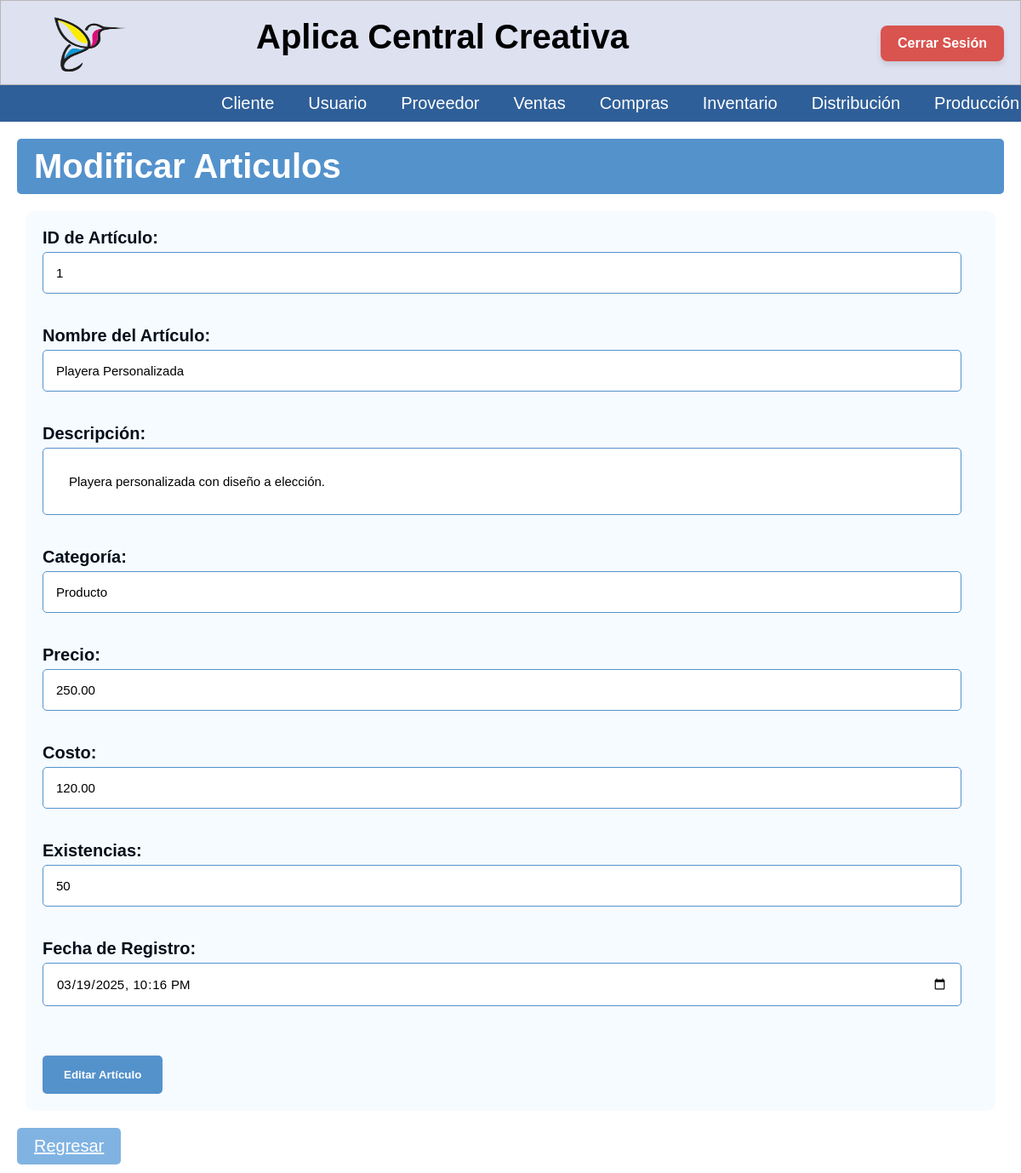
/Inventario/Editar/Modificar_I.php?id_articulo=1 (signed in), run on the app's committed database.
### tables this page shows
create table articulos(
id_articulo INT NOT NULL PRIMARY KEY,
nombre_articulo VARCHAR(70) NOT NULL,
descripcion TEXT NOT NULL,
categoria ENUM('Insumo', 'Producto') NOT NULL,  
precio NUMERIC(16,2),
costo NUMERIC(16,2),
existencias INT NOT NULL DEFAULT 0,
imagen VARCHAR(255),
fecha_registro DATETIME NOT NULL
);

### Inventario/Editar/Modificar_I.php (the view, shortened to what this page needs)
<?php
include('../../BD/ConexionBD.php');
include('../../Nav/header2.php');
?>
    <body>
    <h1 class="titulo">Modificar Articulos</h1>
    <?php
include('../../BD/ConexionBD.php');
$id_articulo = $_GET['id_articulo'];
$sql = "SELECT
        id_articulo,
        nombre_articulo,
        descripcion,
        categoria,
        precio,
        costo,
        existencias,
        fecha_registro
        FROM articulos
        WHERE id_articulo = '$id_articulo'";
$result = mysqli_query($conn, $sql);
if ($result) {
    $articulo = mysqli_fetch_assoc($result);
} else {
    echo "Error al obtener los datos del artículo: " . mysqli_error($conn);
}
?>
<form class="form_edi_usuario" action="Editar_I.php" method="POST">
    <label for="id_articulo">ID de Artículo:</label>
    <input type="text" id="id_articulo" name="id_articulo" value="<?php echo $articulo['id_articulo']; ?>" readonly><br><br>
    <label for="nombre_articulo">Nombre del Artículo:</label>
    <input type="text" id="nombre_articulo" name="nombre_articulo" value="<?php echo $articulo['nombre_articulo']; ?>" maxlength="70" required><br><br>
    <label for="descripcion">Descripción:</label>
    <input type="text" id="descripcion" name="descripcion" value="<?php echo $articulo['descripcion']; ?>" maxlength="50" required><br><br>
    <label for="categoria">Categoría:</label>
    <input type="text" id="categoria" name="categoria" value="<?php echo $articulo['categoria']; ?>" maxlength="50" required><br><br>
    <label for="precio">Precio:</label>
    <input type="text" id="precio" name="precio" value="<?php echo $articulo['precio']; ?>" required><br><br>
    <label for="costo">Costo:</label>
    <input type="text" id="costo" name="costo" value="<?php echo $articulo['costo']; ?>" required><br><br>
    <label for="existencias">Existencias:</label>
    <input type="number" id="existencias" name="existencias" value="<?php echo $articulo['existencias']; ?>" required><br><br>
    <label for="fecha_registro">Fecha de Registro:</label>
    <input type="datetime-local" id="fecha_registro" name="fecha_registro" value="<?php echo date('Y-m-d\TH:i', strtotime($articulo['fecha_registro'])); ?>" required><br><br>
    <input type="submit" value="Editar Artículo">
</form>
<a href="../Inventario.php" class="regresar">Regresar</a>
</html>

### CSS/menu.css (style rules this page uses)
* { padding: 0px; margin: 0px; }

### CSS/cabecera.css (style rules this page uses)
* { font-family: 'Roboto', sans-serif; }
html { font-size: 20px; overflow-y: auto; }

### CSS/tablas_boton.css (style rules this page uses)
.titulo { background-color: #5492cc; color: white; padding: 10px 20px; border: none; border-radius: 5px; cursor: pointer; font-family: 'Poppins', sans-serif; margin-left: 20px; margin-top: 20px; margin-right: 20px; }
a { text-decoration: underline; color: rgb(0, 0, 0); }
.regresar { background-color: #80b3e2; color: white; padding: 10px 20px; border: none; border-radius: 5px; cursor: pointer; font-family: 'Poppins', sans-serif; margin-top: 20px; margin-bottom: 10px; display: inline-block; margin-left: 20px; }

### CSS/formularios.css (style rules this page uses)
.titulo { background-color: #5492cc; color: white; padding: 10px 20px; border: none; border-radius: 5px; cursor: pointer; font-family: 'Poppins', sans-serif; margin-left: 20px; margin-top: 20px; margin-bottom: 20px; margin-right: 20px; }
.form_edi_usuario { max-width: 100%; margin: 20px auto; padding: 20px; background-color: #f6fbff; border-radius: 10px; box-shadow: 0 0 10px rgba(0, 0, 0, 0); font-family: 'Poppins', sans-serif; max-width: 95%; margin-top: 20px; margin-bottom: 20px; margin: 0 auto; padding: 20px; }
.form_edi_usuario input[type="text"], .form_edi_usuario input[type="password"], .form_edi_usuario input[type="number"], .form_edi_usuario input[type="datetime-local"], .form_edi_usuario input[type="option"] .form_edi_usuario select { width: calc(100% - 20px); padding: 15px; margin-bottom: 15px; border: 1px solid #5492cc; border-radius: 5px; box-sizing: border-box; font-family: 'Poppins', sans-serif; font-size: 15px; }
.form_edi_usuario input[type="submit"] { background-color: #5492cc; color: white; padding: 15px 25px; border: none; border-radius: 5px; cursor: pointer; font-family: 'Poppins', sans-serif; margin-top: 20px; font-weight: bold; }
.regresar { background-color: #80b3e2; color: white; padding: 10px 20px; border: none; border-radius: 5px; cursor: pointer; font-family: 'Poppins', sans-serif; margin-top: 20px; margin-bottom: 10px; display: inline-block; margin-left: 20px; }
.form_edi_usuario label { display: block; margin-bottom: 5px; font-weight: bold; color: #030f1a; font-size: 20px; font-family: 'Poppins', sans-serif; }
* { font-family: 'Poppins', sans-serif; margin: 0; padding: 0; box-sizing: border-box; }
#descripcion { padding: 30px; }

### CSS/departamentos.css (style rules this page uses)
a { text-decoration: underline; color: purple; }

### CSS/cabecera2.css (style rules this page uses)
* { padding: 0px; margin: 0px; }
h1, h2 { color: #000000; }

### CSS/eliminar.css (style rules this page uses)
.titulo { background-color: #5492cc; color: white; padding: 10px 20px; border: none; border-radius: 5px; cursor: pointer; font-family: 'Poppins', sans-serif; margin-left: 20px; margin-top: 20px; margin-right: 20px; }
.regresar { background-color: #80b3e2; color: white; padding: 10px 20px; border: none; border-radius: 5px; cursor: pointer; font-family: 'Poppins', sans-serif; margin-top: 20px; margin-bottom: 10px; display: inline-block; margin-left: 20px; }
h1, h2 { color: #000000; }

### data on the page
articulos: id_articulo "1", nombre_articulo "Playera Personalizada", descripcion "Playera personalizada con diseño a elección.", categoria "Producto", precio "250.00", costo "120.00", existencias "50", fecha_registro "03/19/2025 22:16"

### other printed values
$nombre "Cliente"
$nombre "Usuario"
$nombre "Proveedor"
$nombre "Ventas"
$nombre "Compras"
$nombre "Inventario"
$nombre "Distribución"
$nombre "Producción"
